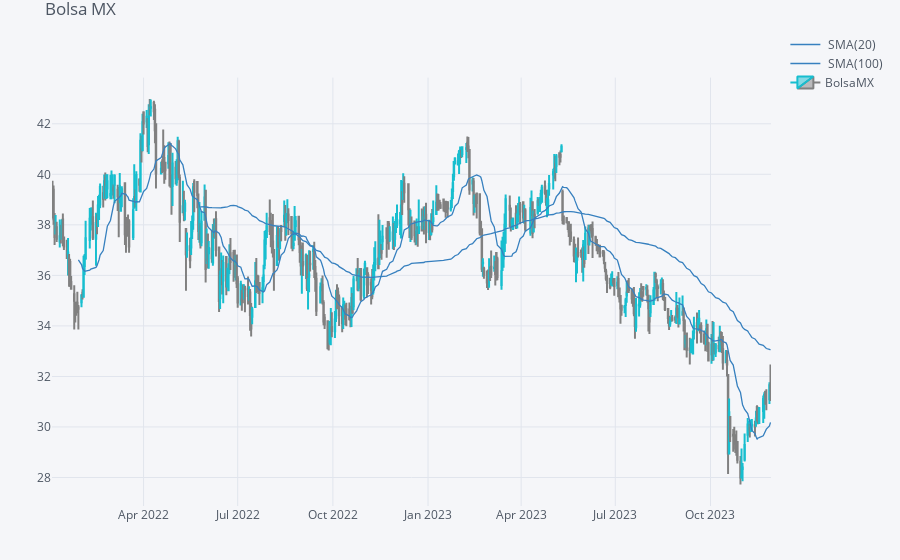

Notebook source saved alongside this figure:
### Code cell
# crossover means that some times SMA(100) is up and SMA(20) is down and viceversa, normal is former, crossover is SMA(20) up ad SMA(100) down
qf.iplot(title="Bolsa MX", name="BolsaMX")

### Figure 1 — Plotly figure (JSON) as saved in the notebook; plotly's stock layout.template omitted (floating-point values rounded to 4 significant figures; data arrays with more than 128 entries replaced by an {"elided": "..."} marker saying what was removed)
{"data": [{"line": {"color": "rgba(55, 128, 191, 1.0)", "dash": "solid", "shape": "linear", "width": 1.3}, "mode": "lines", "name": " SMA(20)", "text": "", "type": "scatter", "x": {"elided": "481 str values"}, "y": {"elided": "481 mixed values"}, "yaxis": "y2"}, {"line": {"color": "rgba(55, 128, 191, 1.0)", "dash": "solid", "shape": "linear", "width": 1.3}, "mode": "lines", "name": " SMA(100)", "text": "", "type": "scatter", "x": {"elided": "481 str values"}, "y": {"elided": "481 mixed values"}, "yaxis": "y2"}, {"close": {"elided": "481 float values"}, "decreasing": {"line": {"color": "#808080"}}, "high": {"elided": "481 float values"}, "increasing": {"line": {"color": "#17BECF"}}, "low": {"elided": "481 float values"}, "name": "BolsaMX", "open": {"elided": "481 float values"}, "showlegend": true, "type": "candlestick", "x": {"elided": "481 str values"}, "yaxis": "y2"}], "layout": {"legend": {"bgcolor": "#F5F6F9", "font": {"color": "#4D5663"}}, "margin": {"b": 30, "l": 30, "r": 30, "t": 30}, "paper_bgcolor": "#F5F6F9", "plot_bgcolor": "#F5F6F9", "showlegend": true, "title": {"font": {"color": "#4D5663"}, "text": "Bolsa MX"}, "xaxis": {"anchor": "y2", "gridcolor": "#E1E5ED", "rangeselector": {"bgcolor": "rgba(150, 200, 250, 1)", "buttons": [{"count": 1, "label": "1m", "step": "month", "stepmode": "backward"}, {"count": 1, "label": "1y", "step": "year", "stepmode": "backward"}], "font": {"size": 13}, "visible": false, "x": 0, "y": 0.9}, "rangeslider": {"visible": false}, "showgrid": true, "tickfont": {"color": "#4D5663"}, "title": {"font": {"color": "#4D5663"}, "text": ""}, "zerolinecolor": "#E1E5ED"}, "yaxis": {"gridcolor": "#E1E5ED", "showgrid": true, "showticklabels": false, "tickfont": {"color": "#4D5663"}, "title": {"font": {"color": "#4D5663"}, "text": ""}, "zerolinecolor": "#E1E5ED"}, "yaxis2": {"domain": [0, 0.9], "gridcolor": "#E1E5ED", "showgrid": true, "tickfont": {"color": "#4D5663"}, "title": {"font": {"color": "#4D5663"}, "text": ""}, "zerolinecolor": "#E1E5ED"}}}
